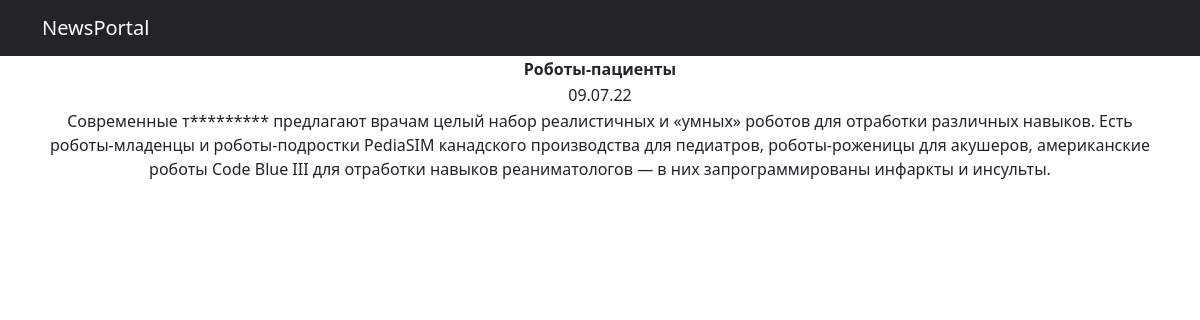
The page /posts/4 on the database its author committed.
### news/models.py (models this page shows, shortened)
class Post(models.Model):
    author = models.ForeignKey(Author, on_delete=models.CASCADE)
    date = models.DateTimeField(auto_now_add=True)
    post = models.CharField(max_length=3, choices=POST_LIST)
    title = models.CharField(max_length=255)
    content = models.TextField(default='SomeText...')
    rating = models.IntegerField(default=0)
    category = models.ManyToManyField(Category, through='PostCategory')

### news/views.py (the view)
# urls.py: path('<int:pk>', PostDetail.as_view()),
class PostDetail(DetailView):
    model = Post
    template_name = 'post.html'
    context_object_name = 'post'

### news/templatetags/custom_filters.py (called while the page is built)
@register.filter()
def censor(value):
    content_list = value.split()
    new_content_list = ''
    for i in content_list:
        for j in range(len(check_list)):
            if i == check_list[j]:
                i = i[0] + '*' * (len(i) - 1)
        new_content_list += i + ' '
    return f'{new_content_list}'

### templates/post.html (shortened to what this page needs)
{% extends 'flatpages/default.html' %}
{% load custom_filters%}
{% block content %}
<table>
    <tr><td><strong>{{ post.title|censor }}</strong></td></h1></tr>
    <tr><td>{{ post.date|date:'d.m.y'}}</td></tr>
    <tr><td>{{ post.content|censor }}</td></tr>
</table>
{% endblock content %}

### rows shown on the page
Post: title|censor "Роботы-пациенты", date "09.07.22", content|censor "Современные т********* предлагают врачам целый набор реалистичных и «умных» роботов для отработки различных навыков. Есть роботы-младенцы и роботы-подростки PediaSIM канадского производства для педиатров, роботы-роженицы для акушеров, американские роботы Code Blue III для отработки навыков реаниматологов — в них запрограммированы инфаркты и инсульты."
